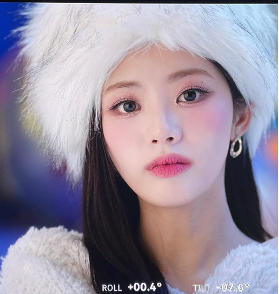
#> input picture VISION/images/park.png, 279 x 294 px, given in place of the camera
$ python Canny_Vi.py
#> lines starting #> are read from the running program, lines starting #| are printed output that depends on the picture
import cv2
import sys

# 전역 변수 설정 (기존 코드와 동일)
max_lowThreshold = 100
ratio = 3
kernel_size = 3

def empty_callback(val):
    """
    동영상 재생 루프 안에서 트랙바 값을 직접 읽어올 것이므로,
    콜백 함수는 비워둡니다.
    """
    pass

def main():
    # 1. 동영상 파일 또는 웹캠 열기
    # 웹캠은 0, 동영상 파일은 "video.mp4" 등 경로 입력
    cap = cv2.VideoCapture(0)

    if not cap.isOpened():
        print("동영상이나 카메라를 열 수 없습니다. 경로를 확인해 주세요.")
        sys.exit(-1)

    # 2. 창 생성 및 창 크기 조절 허용
    cv2.namedWindow("Canny Video", cv2.WINDOW_NORMAL)

    # 3. 트랙바 생성
    cv2.createTrackbar("Threshold", "Canny Video", 0, max_lowThreshold, empty_callback)

    print("동영상이 재생 중입니다. 종료하려면 'q' 키를 누르세요.")

    # 4. 프레임 반복 처리 (동영상 재생)
    while True:
        # 프레임 읽기 (컬러 이미지로 읽어옴)
        ret, frame = cap.read()
#> frame is the input picture: shape (294, 279, 3); mean B, G, R 158.3, 142.5, 152

        if not ret:
            print("동영상이 끝났거나 프레임을 읽을 수 없습니다.")
            break

        # 트랙바의 현재 Threshold 값 읽어오기
        lowThreshold = cv2.getTrackbarPos("Threshold", "Canny Video")

        # Canny 알고리즘 연산을 위해 현재 프레임을 흑백으로 변환
        gray_frame = cv2.cvtColor(frame, cv2.COLOR_BGR2GRAY)
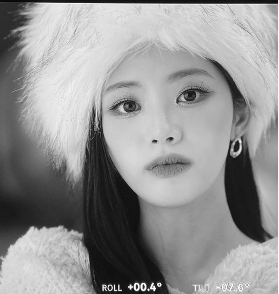
#> gray_frame: shape (294, 279); min 6, max 255, mean 147.1

        # 노이즈 제거 (블러 처리)
        blurred_gray = cv2.blur(gray_frame, (3, 3))
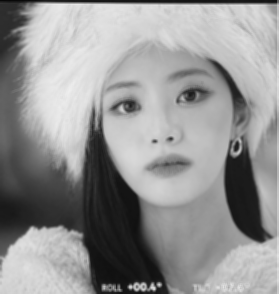
#> blurred_gray: shape (294, 279); min 8, max 239, mean 147

        # Canny 엣지 검출 연산
        detected_edges = cv2.Canny(blurred_gray, lowThreshold, lowThreshold * ratio, apertureSize=kernel_size)
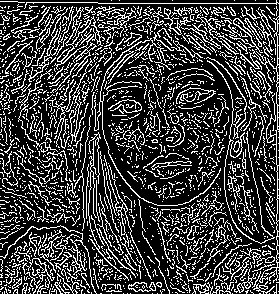
#> detected_edges: shape (294, 279); 24.7% white in thin lines or dots

        # 원본 컬러 프레임에 엣지 마스크 적용 (엣지 부분만 원본 색상으로 출력됨)
        dst = cv2.bitwise_and(frame, frame, mask=detected_edges)
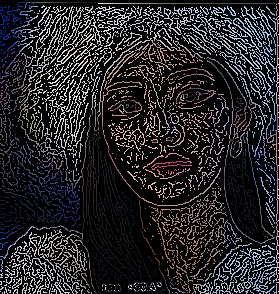
#> dst: shape (294, 279, 3); mean B, G, R 40.3, 36.4, 38.3

        # 화면 출력
        cv2.imshow("Original Video", frame)
        cv2.imshow("Canny Video", dst)

        # 5. 종료 조건: 30ms 대기하며 'q' 키 입력 확인
        if cv2.waitKey(30) & 0xFF == ord('q'):
#> (key q is pressed here)
            break

    # 자원 해제 및 모든 창 닫기
    cap.release()
    cv2.destroyAllWindows()

if __name__ == "__main__":
    main()
